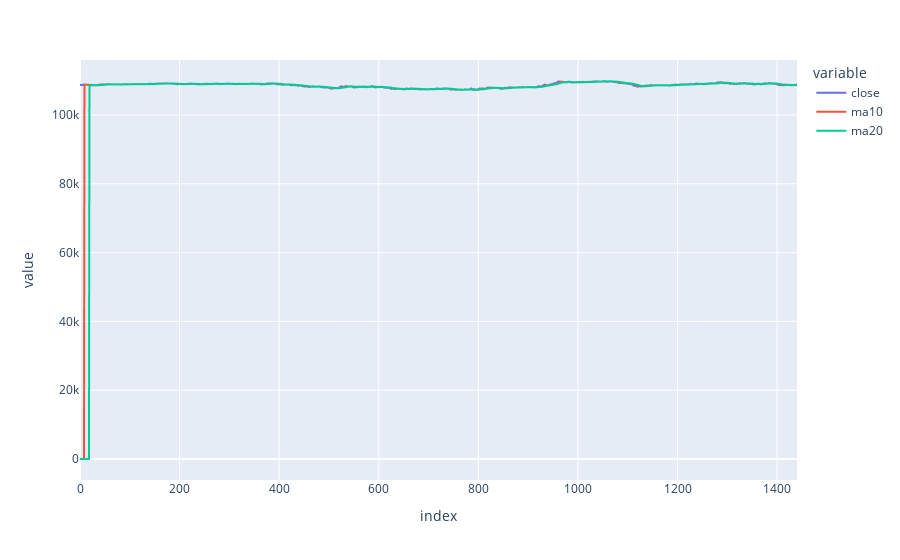

The notebook cell this image was saved under:
### Code cell
# 绘制折线图
fig = px.line(df)
fig.show()

### Figure 1 — Plotly figure (JSON) as saved in the notebook; plotly's stock layout.template omitted (floating-point values rounded to 4 significant figures; data arrays with more than 128 entries replaced by an {"elided": "..."} marker saying what was removed)
{"data": [{"hovertemplate": "variable=close<br>index=%{x}<br>value=%{y}<extra></extra>", "legendgroup": "close", "line": {"color": "#636efa", "dash": "solid"}, "marker": {"symbol": "circle"}, "mode": "lines", "name": "close", "showlegend": true, "type": "scattergl", "x": {"elided": "1441 int values"}, "xaxis": "x", "y": {"elided": "1441 float values"}, "yaxis": "y"}, {"hovertemplate": "variable=ma10<br>index=%{x}<br>value=%{y}<extra></extra>", "legendgroup": "ma10", "line": {"color": "#EF553B", "dash": "solid"}, "marker": {"symbol": "circle"}, "mode": "lines", "name": "ma10", "showlegend": true, "type": "scattergl", "x": {"elided": "1441 int values"}, "xaxis": "x", "y": {"elided": "1441 float values"}, "yaxis": "y"}, {"hovertemplate": "variable=ma20<br>index=%{x}<br>value=%{y}<extra></extra>", "legendgroup": "ma20", "line": {"color": "#00cc96", "dash": "solid"}, "marker": {"symbol": "circle"}, "mode": "lines", "name": "ma20", "showlegend": true, "type": "scattergl", "x": {"elided": "1441 int values"}, "xaxis": "x", "y": {"elided": "1441 float values"}, "yaxis": "y"}], "layout": {"legend": {"title": {"text": "variable"}, "tracegroupgap": 0}, "margin": {"t": 60}, "xaxis": {"anchor": "y", "domain": [0, 1], "title": {"text": "index"}}, "yaxis": {"anchor": "x", "domain": [0, 1], "title": {"text": "value"}}}}
